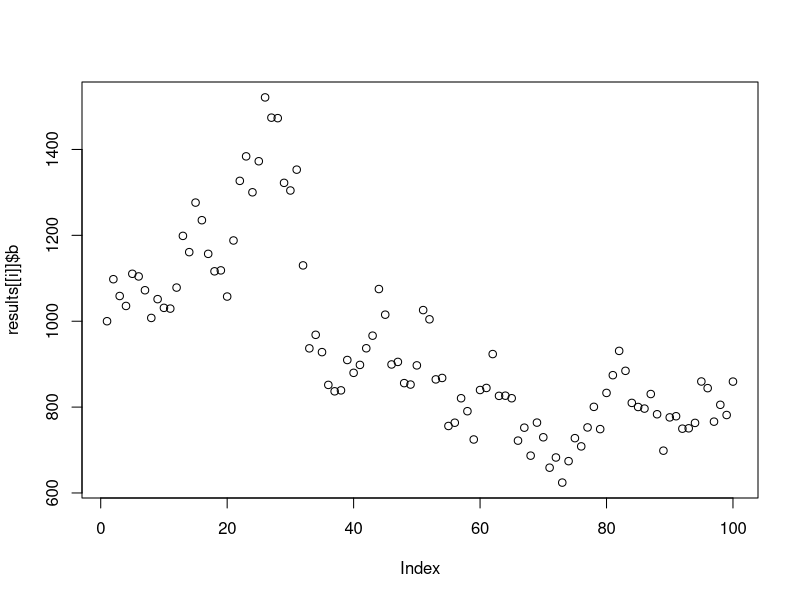
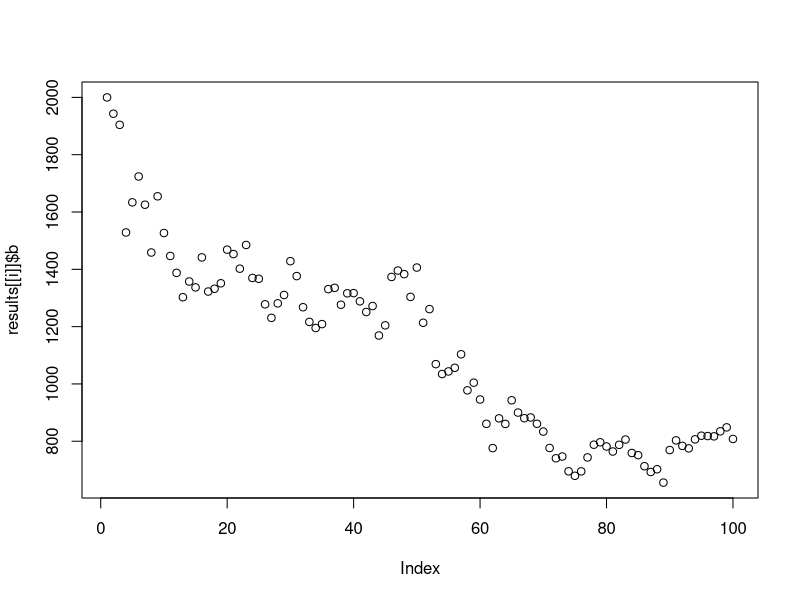
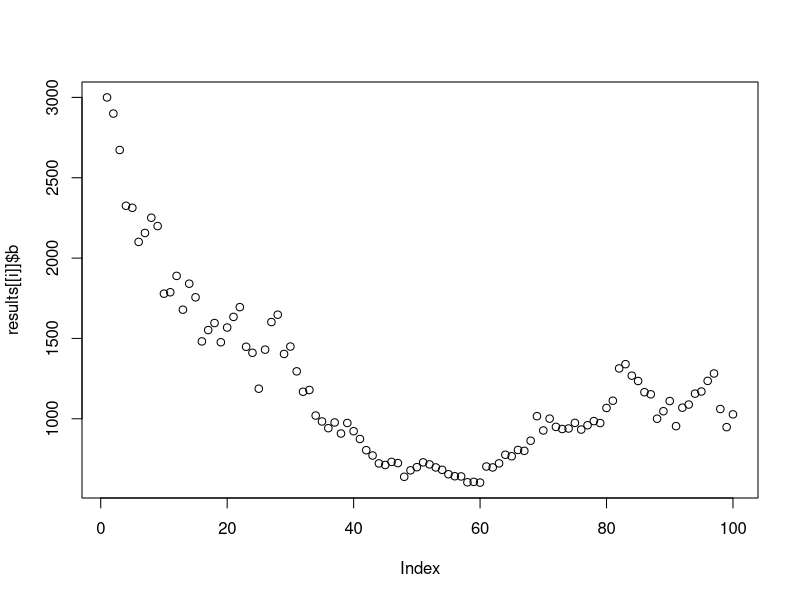
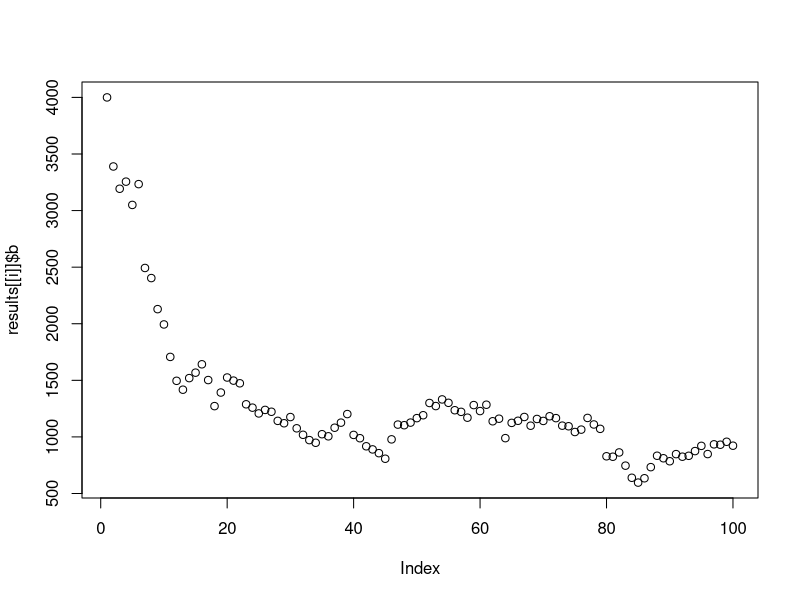
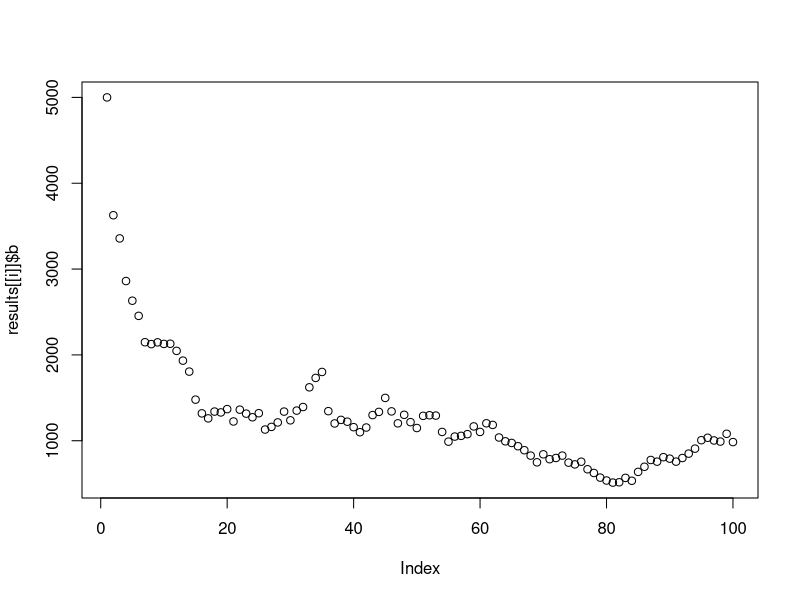
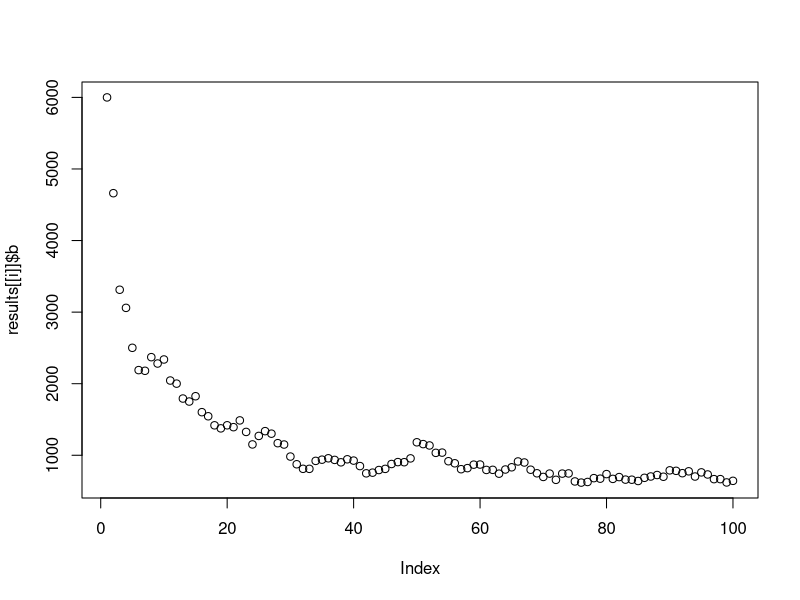
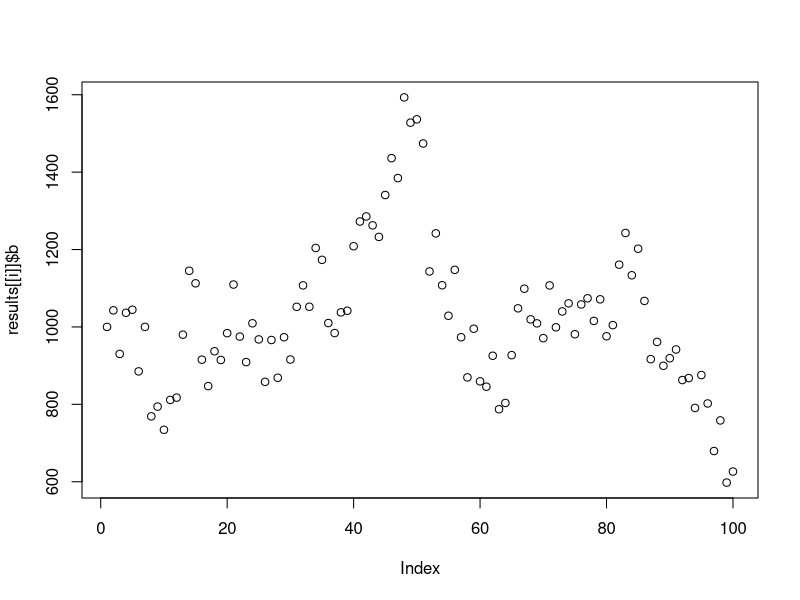
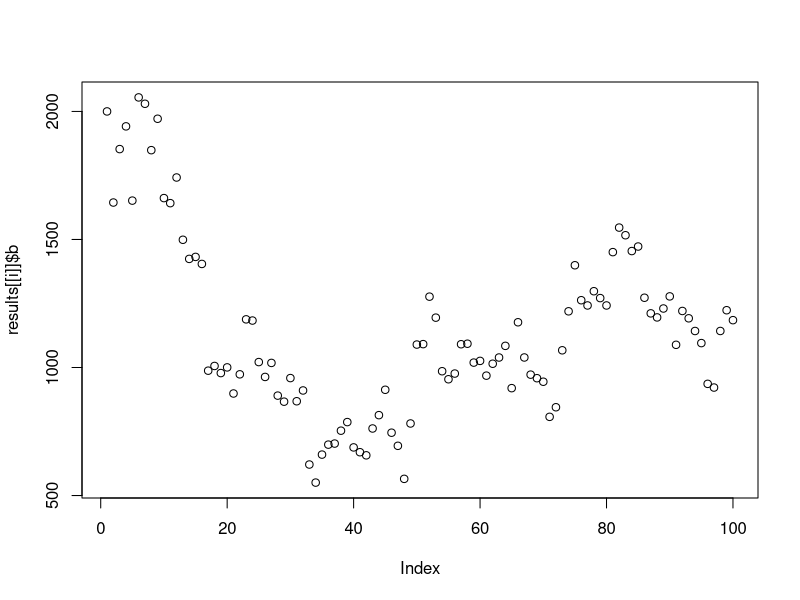

R code for these plots, in order:
## ---- chunk 1
knitr::opts_chunk$set(echo = TRUE)
## ---- chunk 2
library(tidyverse)
## ---- chunk 3

foa = (.8/.2) * (1-
             ((0.3 ^ (.2))/
                ((.2+1) ^ (1+.2)))
           )

## ---- chunk 4
#Write the function
sim_stockerror_oa_r <- function(b, r, r_s, error, p, k, years){
  
  results <- data.frame(
    b = rep(NA, years), c = rep(NA, years), 
    year = 1:years, r = rep(NA, years), b_err = rep(NA, years), error = rep(NA, years)) #Setup the results dataframe 
  
  #Set the initial result for the outputs in year 1
   
  results$b[1] = b
  results$b_err[1] = rnorm(1, mean = results$b[1], sd = (error*results$b[1])) #simulate error in assessment
  results$c[1] = ((r/p) * (1- ((0.3 ^ (p)) / ((p+1) ^ (1+p))))) * results$b_err[1] #using f=Foa and b=estimate from initial stock assessment
  results$r[1] = r
  results$error[1] = error
  
  #Loop the model over the specified number of years
  for (t in 2:years) {
    
    results$b_err[t] = rnorm(1, mean = results$b[t-1], sd = (error*results$b[t-1]))
    results$c[t] = ((r/p) * (1- ((0.3 ^ (p)) / ((p+1) ^ (1+p))))) * results$b_err[t]
    results$b[t] = results$b[t-1] + (results$r[t-1] / p)*results$b[t-1]*(1 - ((results$b[t-1]/k) ^ p)) - results$c[t]
    results$r[t] = results$r[1] * (1 + (r_s*(t-1)))
    results$error[t] = results$error
   } 
  
  return(results)
}

results <- list()
## ---- chunk 5
# create a master list of input variables to feed into the cross() function

error_oa_r_experiment <- list(
  b = seq(1000, 6000, 1000),
  r = seq(.1, .8, .05), # sequence of r's
  r_s = 0,
  error = seq(0.05, 0.55, 0.05), 
  p = 0.2,
  k = 10000,
  years = 100
)

eoare_cross <- error_oa_r_experiment %>% 
  cross()

# crossed lists to make 990 experiments
## ---- chunk 6

for(i in 1:990){
  results[[i]] <- sim_stockerror_oa_r(b=eoare_cross[[i]]$b, r=eoare_cross[[i]]$r,
                              r_s=eoare_cross[[i]]$r_s, p=eoare_cross[[i]]$p, 
                              k=eoare_cross[[i]]$k,years=eoare_cross[[i]]$years, error = eoare_cross[[i]]$error)
}

rapply( results, f=function(x) ifelse(is.nan(x),0,x), how="replace" ) # replace NAN values with 0
 
#plot the results

for(i in 631:720){
  plot(results[[i]]$b)
}

